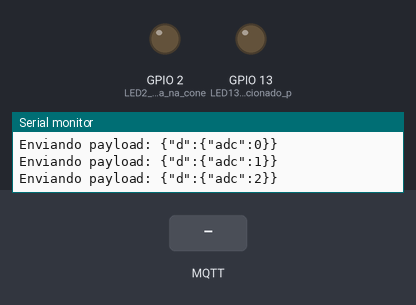
Recording of a sketch running on a simulated ESP8266 (NodeMCU). Shown: output pins drawn as LEDs (lit = HIGH), the last lines printed to the serial monitor. Inputs (shaded band) come from the test bench. WiFi joins after 1.5 s; servers stay silent unless stated; no MQTT or app messages arrive unless stated.

Above: at 2.8 s.
2.9 s: MQTT message "1" arrives on the first subscribed topic
At 3.5 s:
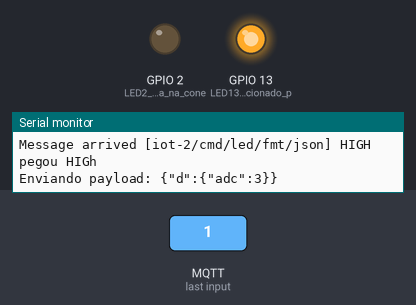
4.6 s: MQTT message "0" arrives on the first subscribed topic
At 5.8 s:
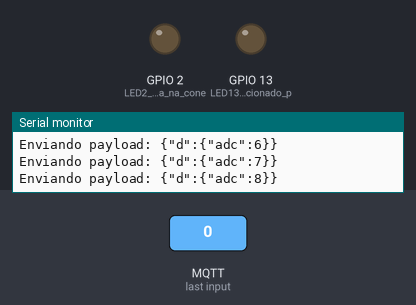
Timing chart, 0 to 7.6 s (numbered marks = the images above; inputs shaded):
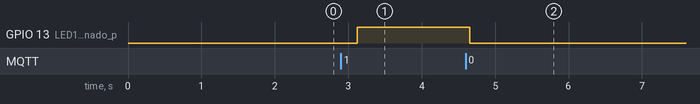

Measured:
- after the input at 2.9 s, GPIO 13 (LED13_que_será_acionado_p): LOW → HIGH after 0.22 s
- after the input at 4.6 s, GPIO 13 (LED13_que_será_acionado_p): HIGH → LOW after 0.05 s

The sketch:

c_digo_nodeMCU.ino
```cpp
//https://www.youtube.com/watch?v=V02StJVbslE

#include <ESP8266WiFi.h>
#include <PubSubClient.h> // https://github.com/knolleary/pubsubclient/releases/tag/v2.3
#include <ArduinoJson.h> // https://github.com/bblanchon/ArduinoJson/releases/tag/v5.0.7


//-------- Customise these values -----------
const char* ssid = "teste2";
const char* password = "12345678";

#define ORG "cd7gkk"
#define DEVICE_TYPE "padlockbeta"
#define DEVICE_ID "padlock01"
#define TOKEN "123456789"
//-------- Customise the above values --------

char server[] = ORG ".messaging.internetofthings.ibmcloud.com";
char authMethod[] = "use-token-auth";
char token[] = TOKEN;
char clientId[] = "d:" ORG ":" DEVICE_TYPE ":" DEVICE_ID;
const char eventTopic[] = "iot-2/evt/status/fmt/json";
const char cmdTopic[] = "iot-2/cmd/led/fmt/json";

int cont = 0;                         // Realiza uma contagem contínua
WiFiClient wifiClient;

void callback(char* topic, byte* payload, unsigned int payloadLength)
{
  Serial.print("Message arrived [");
  Serial.print(topic);
  Serial.print("] ");
  if ((char)payload[0] == '0')
  { // Caso receba o caractere 0
    digitalWrite(13, LOW);        // Desliga o LED
    Serial.println("LOW");
    Serial.println("pegou low");
  }
  if ((char)payload[0] == '1')
  { // Caso receba o caractere 1
    digitalWrite(13, HIGH);        // Liga o LED
    Serial.println("HIGH");
    Serial.println("pegou HIGh");
  }
}
PubSubClient client(server, 1883, callback, wifiClient);

void setup()
{
  Serial.begin(9600);                // Taxa de transmissão 9600 ou 115200 dBs
  pinMode(13, OUTPUT);              // LED13 que será acionado pelo IBM
  pinMode(2, OUTPUT);               // LED2 indica falha na conexão com a internet
  client.setCallback(callback);      // Ajusta a função de retorno
  wifiConnect();                     // Cria o void wifiConnect
  mqttConnect();
  // Cria o void mqttConnect
}
void wifiConnect()
{ // Função void wifiConnect
  Serial.print("Conectando a Rede ");
  Serial.print(ssid);                // Indica a Rede que o ESP32 irá se conectar
  WiFi.begin(ssid, password);        // Conecta ao ssid e o password configurado
  while (WiFi.status() != WL_CONNECTED)
  { // Enquanto estiver desconectado
    delay(500);                      // Aguarda 500 milissegundos
    Serial.print(".");
  }
  Serial.print("Wi-Fi conectado, Endereço de IP: ");
  Serial.println(WiFi.localIP());     // Indica o endereço de IP
}
void mqttConnect()
{ // Função void mqttConnect
  if (!!!client.connected())
  {
    Serial.print("Reconectando MQTT do cliente ");
    Serial.println(server);                       // Indica o endereço do servidor
    while (!!!client.connect(clientId, authMethod, token) )
    {
      Serial.print(".");
      delay(500);
    }
    if (client.subscribe(cmdTopic))
    {
      Serial.println("Resposta OK");              // Se a resposta for OK
      digitalWrite(2, LOW);                            // LED 2 OFF
    }
    else
    {
      Serial.println("Resposta FALHOU");   // Se a resposta falhar
      digitalWrite(2, HIGH);                          // LED 2 ON
    }
  }
}
void loop()
{
  if (!client.loop())
  {
    mqttConnect();
  }
  String payload = "{\"d\":{\"adc\":";      // Inicia uma String associando ao endereço
  payload += cont;                          // Atribui o valor de leitura de cont a String
  payload += "}}";                          // Finaliza a String
  Serial.print("Enviando payload: ");
  Serial.println(payload);                  // Escreve a String no monitor Serial
  client.publish(eventTopic, (char*) payload.c_str() );  // Publica a String
  cont ++;                                  // Aumenta em 1 o valor de cont
  delay(500);                               // Aguarda 500 milissegundos
}
```
